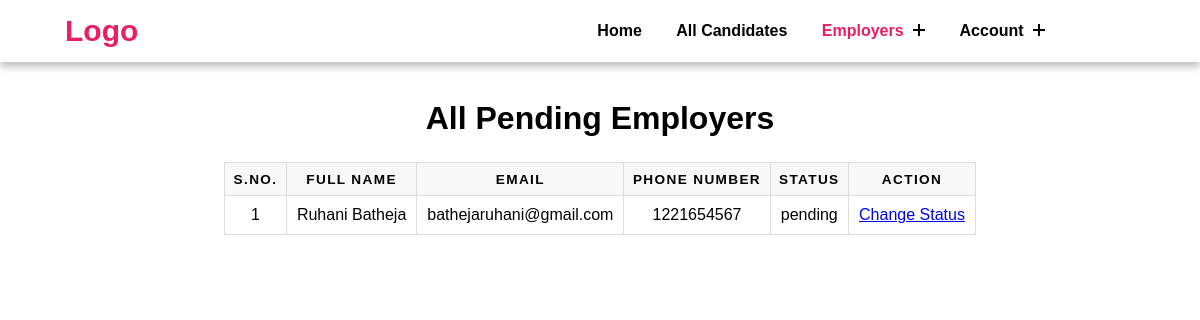
Page /pendingEmployers (signed in) on the committed database.
### job_portal_app/models.py (models this page shows, shortened)
class EmployerRegister(models.Model):
    user = models.ForeignKey(User, on_delete=models.CASCADE)
    first_name = models.CharField(max_length=100)
    last_name = models.CharField(max_length=100)
    phone = models.CharField(max_length=20)
    type = models.CharField(max_length=50)
    status = models.CharField(max_length=20)

### job_portal_app/views.py (the view)
# urls.py: path('pendingEmployers', pendingEmployers, name="pendingEmployers"),
def pendingEmployers(request):
    if not request.user.is_authenticated:
        return redirect('adminLogin')
    data = EmployerRegister.objects.filter(status="pending")
    context = {
        'data': data
    }
    return render(request, 'pendingEmployers.html', context)

### job_portal_app/templates/pendingEmployers.html (shortened to what this page needs)
{% extends 'base.html' %}
{% load static %}
{% block content %}
{% include 'adminNavbar.html' %}
<link rel="stylesheet" href="{% static 'table.css' %}">
<div class="container" style="margin-top: 100px;">
    <h1 style="text-align: center; margin-bottom: 25px;">All Pending Employers</h1>
    <table class="table" border="1" cellspacing="0" cellpadding="1">
        <thead>
            <tr>
                <th scope="col">S.No.</th>
                <th scope="col">Full Name</th>
                <th scope="col">Email</th>
                <th scope="col">Phone Number</th>
                <th scope="col">Status</th>
                <th scope="col">Action</th>
            </tr>
        </thead>
        <tbody>
            {% if data %}
            {% for i in data %}
            <tr>
                <td scope="row" aria-label="S.No.">{{forloop.counter}}</td>
                <td aria-label="Full Name">{{i.user.first_name}} {{i.user.last_name}}</td>
                <td aria-label="Email">{{i.user.username}}</td>
                <td aria-label="Phone Number">{{i.phone}}</td>
                <td aria-label="Status">{{i.status}}</td>
                <td aria-label="Action">
                    <a href="{% url 'change_status' i.id %}">Change Status</a>
                </td>
            </tr>
            {% endfor %}
            {% else %}
            <tr>
                <td colspan="6">No records found.</td>
            </tr>
            {% endif %}
        </tbody>
    </table>
</div>
{% endblock %}

### job_portal_app/static/style.css (style rules this page uses)
* { margin: 0; padding: 0; font-family: sans-serif; }
*, *:after, *:before { -webkit-box-sizing: border-box; -moz-box-sizing: border-box; -ms-box-sizing:border-box; -o-box-sizing:border-box; box-sizing: border-box; }

### job_portal_app/static/table.css (style rules this page uses)
table { border: 1px solid #ccc; border-collapse: collapse; margin: 0; margin-left: auto; margin-right: auto; padding: 0; table-layout: fixed; }
table thead tr { background: #f8f8f8; border: 1px solid #ddd; }
table tbody tr { background: #fff; border: 1px solid #ddd; }
table th, table td { padding: .625em; text-align: center; }
table th { font-size: .85em; letter-spacing: .1em; text-transform: uppercase; }

### rows in the picture
EmployerRegister: user.first_name "Ruhani", user.last_name "Batheja", user.username "bathejaruhani@gmail.com", phone "1221654567", status "pending"
